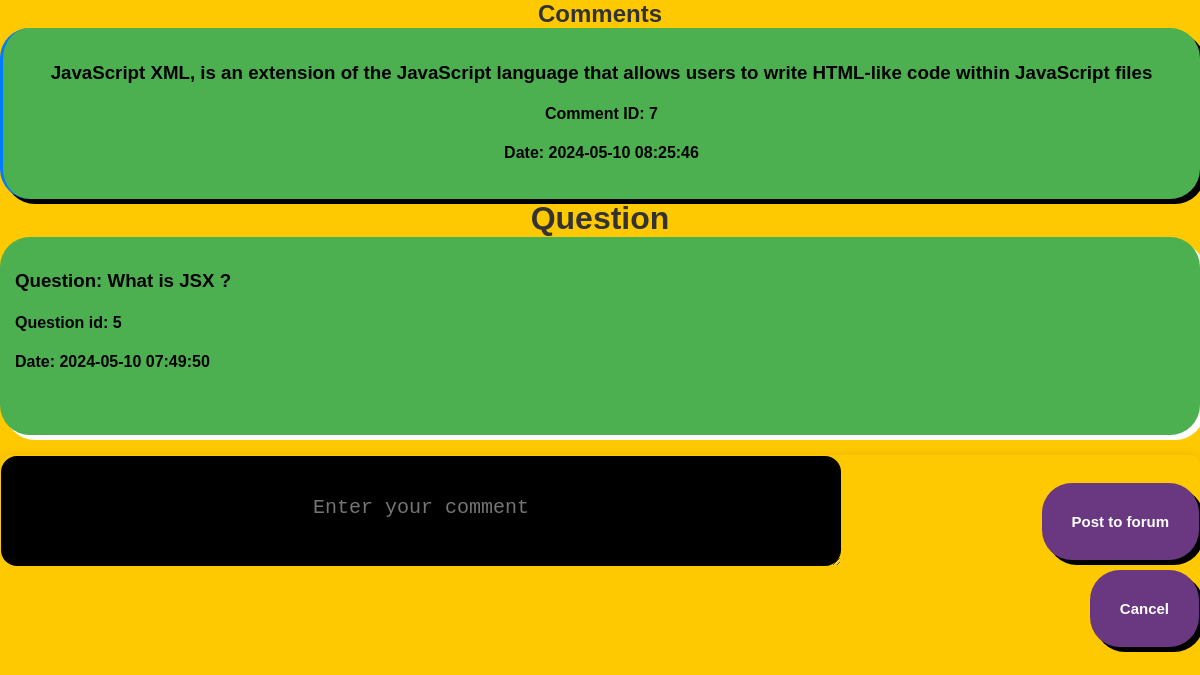
The page /question_page.php?question_id=5 on the database its author committed.
### tables this page shows
CREATE TABLE `comments` (
  `comment_id` int(11) NOT NULL,
  `userid` int(11) DEFAULT NULL,
  `question_id` int(11) DEFAULT NULL,
  `comment_text` text NOT NULL,
  `date` timestamp NOT NULL DEFAULT current_timestamp()
);

CREATE TABLE `questions` (
  `question_id` int(11) NOT NULL,
  `userid` int(11) DEFAULT NULL,
  `question_text` text NOT NULL,
  `date` timestamp NOT NULL DEFAULT current_timestamp()
);

### retrieve_question_details.php (called while the page is built, shortened)
<?php
include 'dbconnect.php';
if(isset($_GET['question_id']) && is_numeric($_GET['question_id'])) {
    $question_id = $_GET['question_id'];
    $question_sql = "SELECT * FROM questions WHERE question_id = ?";
    $stmt = $conn->prepare($question_sql);
    if ($stmt) {
        $stmt->bind_param("i", $question_id);
        if ($stmt->execute()) {
            $question_result = $stmt->get_result();
            if ($question_result->num_rows == 1) {
                $question_row = $question_result->fetch_assoc();
                $comments_sql = "SELECT * FROM comments WHERE question_id = ? ORDER BY date ASC";
                $stmt = $conn->prepare($comments_sql);
                if ($stmt) {
                    $stmt->bind_param("i", $question_id);
                    if ($stmt->execute()) {
                        $comments_result = $stmt->get_result();
                    } else {
                        echo "Error: " . $stmt->error;
                    }
                } else {
                    echo "Error: " . $conn->error;
                }
            } else {
                echo "No question found.";
            }
        } else {
            echo "Error: " . $stmt->error;
        }
    } else {
        echo "Error: " . $conn->error;
    }
} else {
    echo "Invalid question ID.";
}
?>

### question_page.php (the view, shortened to what this page needs)
<?php
include 'handle_comment_submission.php';
include 'retrieve_question_details.php';
?>
<!DOCTYPE html>
<html lang="en">
<head>
</head>
<body>
    <h2>Comments</h2>
    <?php if(isset($comments_result) && $comments_result->num_rows > 0): ?>
        <div class="comments">
            <?php while($comment_row = $comments_result->fetch_assoc()): ?>
                <div class="comment">
                    <h3><strong><?php echo $comment_row["comment_text"]; ?></h3>
                    <h4><strong>Comment ID:</strong> <?php echo $comment_row["comment_id"]; ?></h4>
                    <h4><strong>Date:</strong> <?php echo $comment_row["date"]; ?></h4>
                </div>
            <?php endwhile;
            ?>
        </div>
    <?php else: ?>
        <p>No comments found.</p>
    <?php endif; ?>
    <h1>Question</h1>
     <?php if(isset($question_row)): ?>
        <div class="question">
            <h3>Question: <strong> <?php echo $question_row["question_text"]; ?></h3>
            <h4>Question id: <?php echo $question_row["question_id"]; ?></p></h4>
            <h4><strong>Date: </strong> <?php echo $question_row["date"]; ?></p><br></h4>
        </div>
    <?php else: ?>
        <p>No question found.</p>
    <?php endif; ?>
    <div class="comment_form">
        <?php include 'comment_form.php';  ?>
    </div>
</body>
</html>

### styles.css (style rules this page uses)
body, h1, h2, p, a { margin: 0; padding: 0; }
h1, h2 { text-align: center; color: #333; }
.comment { margin-bottom: 1px; background-color: #4CAF50; padding: 15px; text-align: center; border-radius: 30px; box-shadow: 5px 5px 0px 0px #000; }
.comment { border-left: 3px solid #007bff; }
.comment_form { background-color: transparent; padding: 1px; border-radius: 10px; box-shadow: 0 0 10px rgba(0, 0, 0, 0.1); }
body { font-family: Arial, sans-serif; background-color: #ffc900; }
.question { margin-bottom: 20px; background-color: #4CAF50; padding: 15px; border-radius: 30px; box-shadow: 5px 5px 0px 0px white; }

### rows shown on the page
comments: comment_text "JavaScript XML, is an extension of the JavaScript language that allows users to write HTML-like code within JavaScript files", comment_id "7", date "2024-05-10 08:25:46"
questions: question_text "What is JSX ?", question_id "5", date "2024-05-10 07:49:50"
